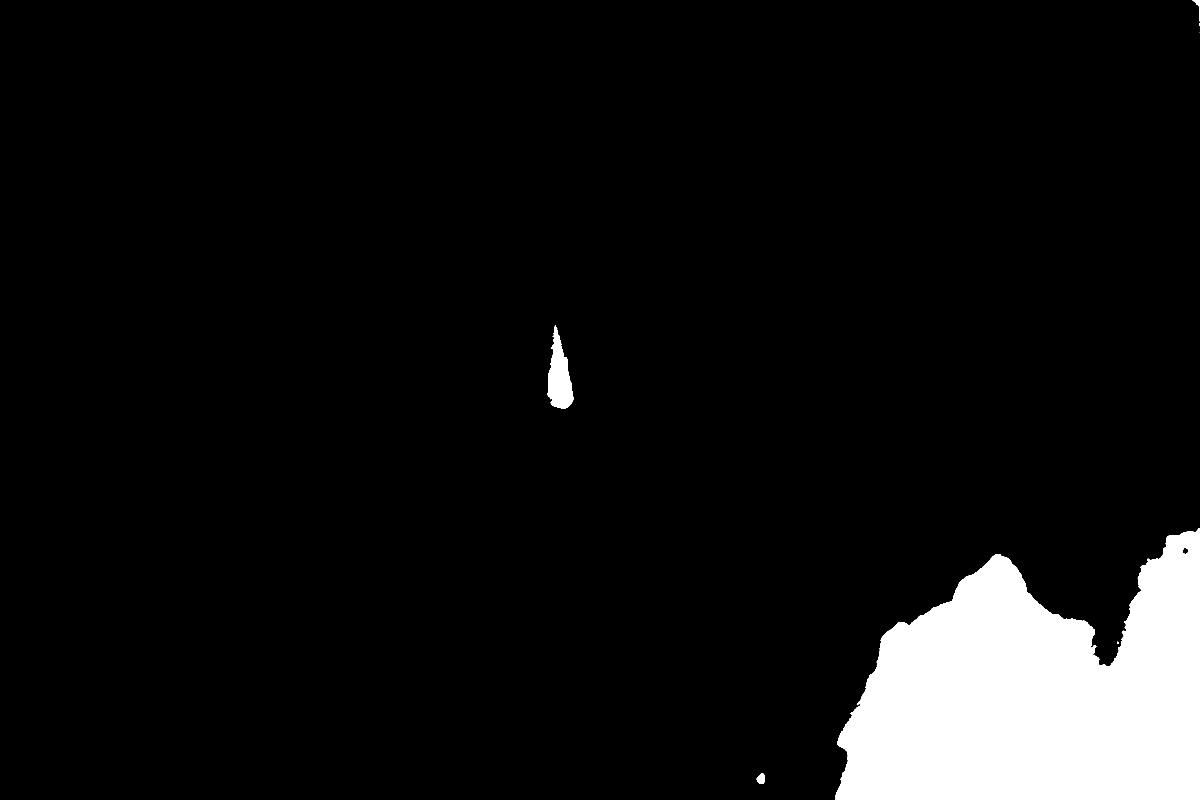
#> input picture tests/samples/18mm/depths/cc_IMG-6241.png, 6000 x 4000 px (shown at 1/5 size)
$ python -i metrics.py   (imports and definitions only)   (older library calls are emulated)
#> lines starting #> are read from the running program, lines starting #| are printed output that depends on the picture; after the words box and inside, x2 and y2 are one past the last pixel; in counts of white or black regions, pixels touching at a corner belong together
### src/utils/utils.py
import os, ctypes, logging

logger = logging.getLogger(__name__)


def load_cpp_library(lib_name: str, path_to_library: str = "deps/") -> ctypes.CDLL:
    try:
        # Get the absolute path to the library, assuming it's in the same directory
        lib_path = os.path.join(path_to_library, lib_name)
        return ctypes.CDLL(lib_path)
    except OSError as e:
        logger.error(f"Error loading library: {e}")
        logger.error(f"Please make sure '{lib_name}' is compiled and in the deps/ directory that is found at the root of the project.")
        exit()

### src/metrics/metrics.py
import numpy as np
import cv2
import ctypes
from typing import List

from ..utils import load_cpp_library, Sensor

# Load the C++ library
# [1 line that did not run here, left out]

# --- Types ---
POINTER_DOUBLE = ctypes.POINTER(ctypes.c_double)
NP_FLOAT64_C = np.ctypeslib.ndpointer(dtype=np.float64, flags='C_CONTIGUOUS')
NP_UINT8_C = np.ctypeslib.ndpointer(dtype=np.uint8, flags='C_CONTIGUOUS')

# --- Signatures ---
# [1 line that did not run here, left out]
# [4 lines that did not run here, left out]

# [1 line that did not run here, left out]
# [5 lines that did not run here, left out]

# [1 line that did not run here, left out]
# [3 lines that did not run here, left out]

# [1 line that did not run here, left out]
# [4 lines that did not run here, left out]

# [1 line that did not run here, left out]
# [3 lines that did not run here, left out]

# =================================================================
#  PYTHON FUNCTIONS
# =================================================================
# [32 lines left out: functions calculate_ground_resolution, calculate_slant, calculate_UCIQE, not called in this run]


def calculate_eme_logamee(img: np.ndarray, blocksize=8, gamma=1026, k=1026) -> List[float]:
    emes = []
    result = ctypes.c_double(0.0)

    # Process B, G, R channels
    for c in range(3):
        channel = img[:, :, c]

        dx = cv2.Sobel(channel, cv2.CV_16S, 1, 0)
        dy = cv2.Sobel(channel, cv2.CV_16S, 0, 1)

        # Standard approach: abs(dx) + abs(dy)
        sobel_abs = cv2.addWeighted(cv2.convertScaleAbs(dx), 0.5, cv2.convertScaleAbs(dy), 0.5, 0)
        processed = (channel.astype(np.float32) * (sobel_abs.astype(np.float32) / 255.0)).astype(np.uint8)

        ch_c = np.ascontiguousarray(processed, dtype=np.uint8)
        LIB.calculate_channel_eme_c(
            ch_c, ch_c.shape[0], ch_c.shape[1],
            blocksize, False, gamma, k, ctypes.byref(result)
        )
        emes.append(result.value)

    # Process Gray channel (LogAMEE)
    gray = cv2.cvtColor(img, cv2.COLOR_BGR2GRAY)
    gray_c = np.ascontiguousarray(gray, dtype=np.uint8)
    LIB.calculate_channel_eme_c(
        gray_c, gray_c.shape[0], gray_c.shape[1],
        blocksize, True, gamma, k, ctypes.byref(result)
    )
    emes.append(result.value)

    return emes

# [34 lines left out: function calculate_UIQM, not called in this run]

>>> import cv2
>>> picture = cv2.imread('../../tests/samples/18mm/depths/cc_IMG-6241.png')
#> picture is the input picture: shape (4000, 6000, 3); values 0 (black) and 1 (white), 7.4% white; 8 white regions (2 under 20 px), largest, box (x1, y1, x2, y2) and area: (4177, 2640, 6000, 4000) 1735109, (2738, 1625, 2866, 2043) 30695, (3784, 3868, 3824, 3920) 1507, (5962, 0, 6000, 106) 904, (5585, 3208, 5592, 3220) 57, (5997, 116, 6000, 130) 26
>>> result = calculate_eme_logamee(picture)
#> the loop in calculate_eme_logamee, `for c in range(3):` made 1 pass
#> pass 1, in calculate_eme_logamee, `dx = cv2.Sobel(channel, cv2.CV_16S, 1, 0)`:
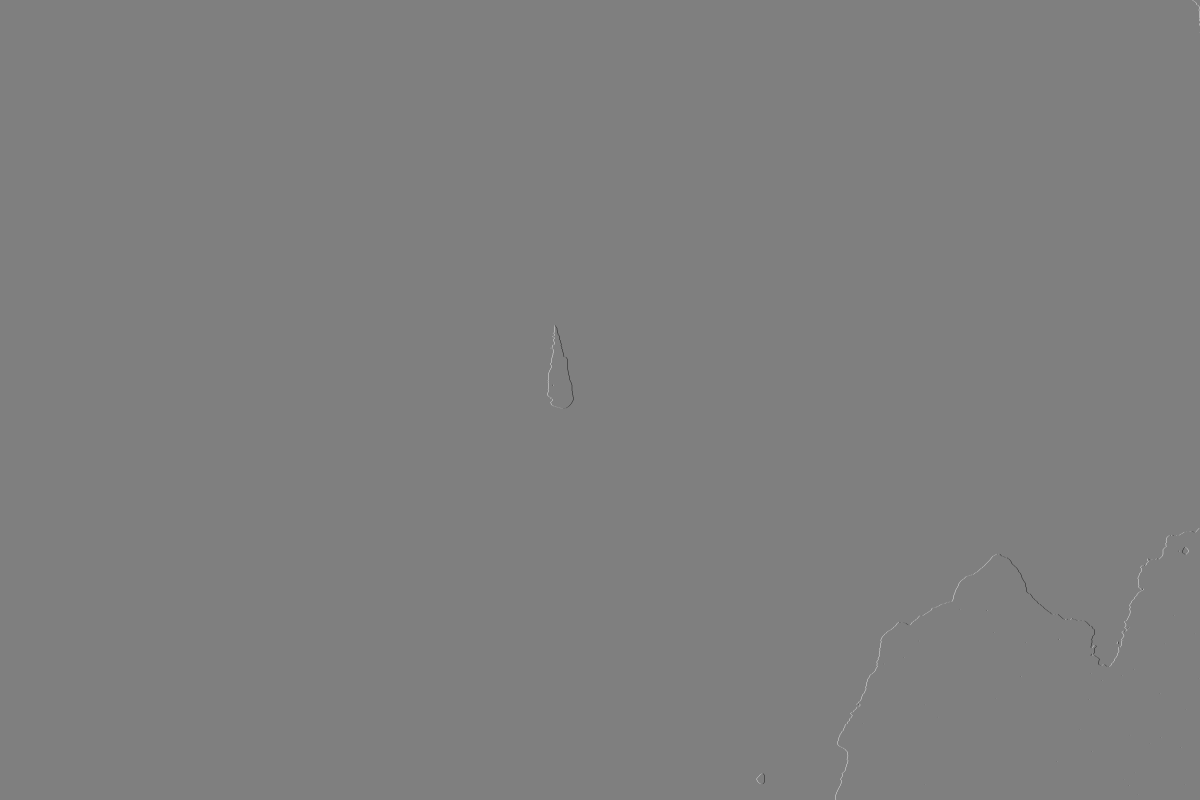
#> dx: shape (4000, 6000) int16 (shown at 1/5 size); min -4, max 4, mean 0.000492; drawn with min black and max white
#> pass 1, in calculate_eme_logamee, `sobel_abs = cv2.addWeighted(cv2.convertScaleAbs(dx), 0.5, cv2.convertS..`:
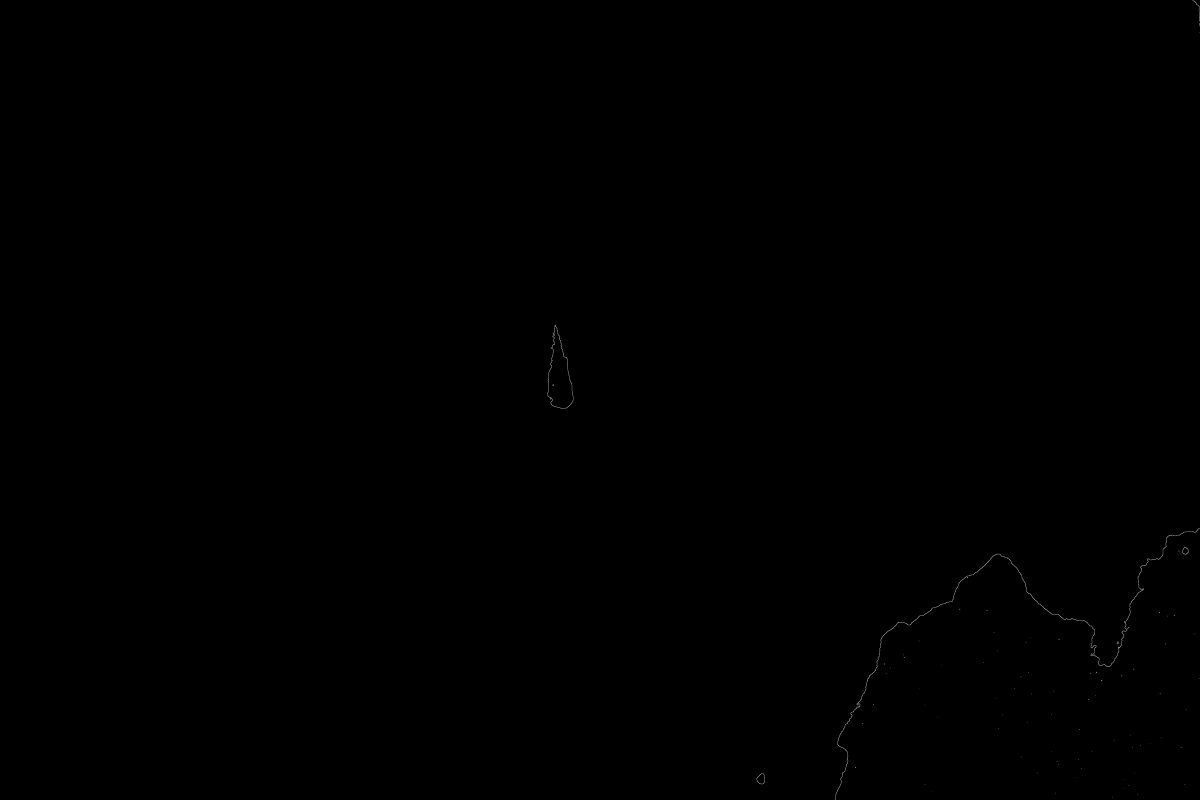
#> sobel_abs: shape (4000, 6000) (shown at 1/5 size); min 0, max 3, mean 0.00121; drawn with min black and max white
#> after the loop in calculate_eme_logamee, `for c in range(3):`: ch_c: shape (4000, 6000); every value is 0
#> after the loop in calculate_eme_logamee, `for c in range(3):`: emes = []
#> (the run stopped early here; a loop or call above may not have finished)
